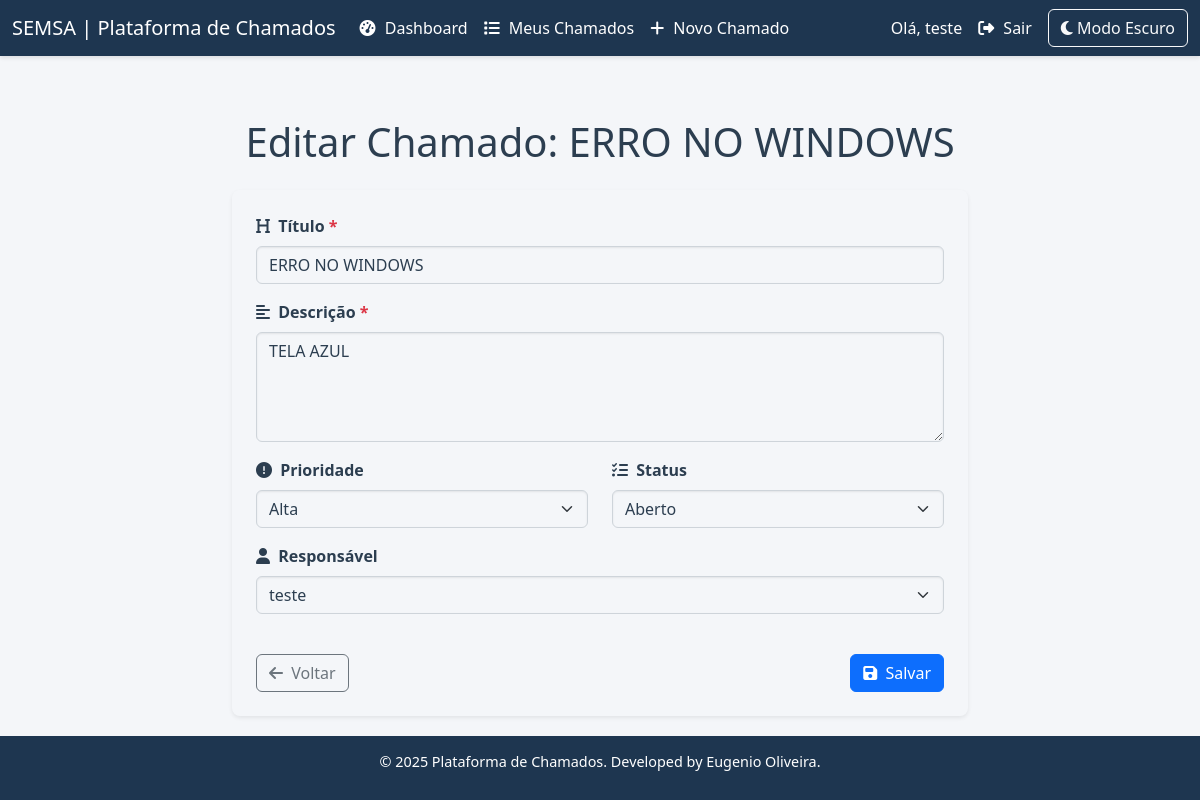
/editar/3/ (signed in), run on the app's committed database.
### tickets/models.py (models this page shows, shortened)
class Chamado(models.Model):
    PRIORIDADES = (
        ('BAIXA', 'Baixa'),
        ('MEDIA', 'Média'),
        ('ALTA', 'Alta'),
    )
    STATUS = (
        ('ABERTO', 'Aberto'),
        ('ANDAMENTO', 'Em Andamento'),
        ('CONCLUIDO', 'Concluído'),
    )
    titulo = models.CharField(max_length=100)
    descricao = models.TextField()
    prioridade = models.CharField(max_length=10, choices=PRIORIDADES, default='MEDIA')
    status = models.CharField(max_length=10, choices=STATUS, default='ABERTO')
    criado_em = models.DateTimeField(auto_now_add=True)
    usuario = models.ForeignKey(User, on_delete=models.CASCADE, related_name='chamados')
    responsavel = models.ForeignKey(User, on_delete=models.SET_NULL, null=True, blank=True, related_name='responsavel_chamados')

### tickets/views.py (the view)
# urls.py: path('editar/<int:id>/', views.editar_chamado, name='editar_chamado'),
@login_required
def editar_chamado(request, id):
    chamado = get_object_or_404(Chamado, Q(id=id) & (Q(usuario=request.user) | Q(responsavel=request.user)))
    status_antigo = chamado.status
    prioridade_antiga = chamado.prioridade
    responsavel_antigo = chamado.responsavel
    if request.method == 'POST':
        form = ChamadoForm(request.POST, instance=chamado)
        if form.is_valid():
            chamado = form.save(commit=False)
            chamado.usuario = chamado.usuario  # Mantém o criador original
            chamado.save()
            if status_antigo != chamado.status:
                Historico.objects.create(
                    chamado=chamado,
                    campo='status',
                    valor_antigo=status_antigo,
                    valor_novo=chamado.status,
                    alterado_por=request.user
                )
            if prioridade_antiga != chamado.prioridade:
                Historico.objects.create(
                    chamado=chamado,
                    campo='prioridade',
                    valor_antigo=prioridade_antiga,
                    valor_novo=chamado.prioridade,
                    alterado_por=request.user
                )
            if (responsavel_antigo.id if responsavel_antigo else None) != (chamado.responsavel.id if chamado.responsavel else None):
                Historico.objects.create(
                    chamado=chamado,
                    campo='responsavel',
                    valor_antigo=responsavel_antigo.username if responsavel_antigo else None,
                    valor_novo=chamado.responsavel.username if chamado.responsavel else None,
                    alterado_por=request.user
                )
            return redirect('detalhes_chamado', id=chamado.id)
        else:
            pass
    else:
        form = ChamadoForm(instance=chamado)
    usuarios = User.objects.all()
    return render(request, 'tickets/editar_chamado.html', {
        'form': form,
        'usuarios': usuarios,
        'chamado': chamado
    })

### tickets/forms.py
class ChamadoForm(forms.ModelForm):
    responsavel = forms.ModelChoiceField(
        queryset=User.objects.all(),
        required=False,
        empty_label="Nenhum"
    )
    class Meta:
        model = Chamado
        fields = ['titulo', 'descricao', 'prioridade', 'status', 'responsavel']

### tickets/templates/tickets/editar_chamado.html (shortened to what this page needs)
{% extends 'base.html' %}
{% load widget_tweaks %}
{% block content %}
<div class="container mt-5">
    <div class="row justify-content-center">
        <div class="col-md-8">
            <h1 class="mb-4 text-center">Editar Chamado: {{ chamado.titulo }}</h1>
            <form method="post" class="card p-4 shadow-sm border-0" style="background-color: var(--bg-secondary); color: var(--text-color);">
                <div class="row">
                    <div class="col-md-12 mb-3">
                        <label for="id_titulo" class="form-label fw-bold">
                            <i class="fas fa-heading me-1"></i> Título <span class="text-danger">*</span>
                        </label>
                        {{ form.titulo|add_class:"form-control"|attr:"placeholder:Título do chamado" }}
                    </div>
                    <div class="col-md-12 mb-3">
                        <label for="id_descricao" class="form-label fw-bold">
                            <i class="fas fa-align-left me-1"></i> Descrição <span class="text-danger">*</span>
                        </label>
                        {{ form.descricao|add_class:"form-control"|attr:"rows:4"|attr:"placeholder:Descreva o problema ou solicitação" }}
                    </div>
                    <div class="col-md-6 mb-3">
                        <label for="id_prioridade" class="form-label fw-bold">
                            <i class="fas fa-exclamation-circle me-1"></i> Prioridade
                        </label>
                        {{ form.prioridade|add_class:"form-select" }}
                    </div>
                    <div class="col-md-6 mb-3">
                        <label for="id_status" class="form-label fw-bold">
                            <i class="fas fa-tasks me-1"></i> Status
                        </label>
                        {{ form.status|add_class:"form-select" }}
                    </div>
                    <div class="col-md-12 mb-3">
                        <label for="id_responsavel" class="form-label fw-bold">
                            <i class="fas fa-user me-1"></i> Responsável
                        </label>
                        {{ form.responsavel|add_class:"form-select" }}
                    </div>
                </div>
                <div class="d-flex justify-content-between mt-4">
                    <a href="{% url 'detalhes_chamado' chamado.id %}" class="btn btn-outline-secondary">
                        <i class="fas fa-arrow-left me-1"></i> Voltar
                    </a>
                    <button type="submit" class="btn btn-primary">
                        <i class="fas fa-save me-1"></i> Salvar
                    </button>
                </div>
            </form>
        </div>
    </div>
</div>
{% endblock %}

### tickets/templates/base.html (shortened to what this page needs)
<!DOCTYPE html>
<html lang="pt-br" data-theme="light">
<head>
    <link href="https://cdn.jsdelivr.net/npm/bootstrap@5.3.3/dist/css/bootstrap.min.css" rel="stylesheet">
    <link rel="stylesheet" href="https://cdnjs.cloudflare.com/ajax/libs/font-awesome/6.5.1/css/all.min.css">
</head>
<body>
    <nav class="navbar navbar-expand-lg navbar-dark">
        <div class="container-fluid">
            <a class="navbar-brand" href="{% url 'dashboard' %}">SEMSA | Plataforma de Chamados</a>
            <div class="collapse navbar-collapse" id="navbarNav">
                <ul class="navbar-nav me-auto mb-2 mb-lg-0">
                    <li class="nav-item">
                        <a class="nav-link {% if request.path == '/dashboard/' %}active{% endif %}" href="{% url 'dashboard' %}">
                            <i class="fas fa-tachometer-alt"></i> <span>Dashboard</span>
                        </a>
                    </li>
                    <li class="nav-item">
                        <a class="nav-link {% if request.path == '/listar/' %}active{% endif %}" href="{% url 'listar_chamados' %}">
                            <i class="fas fa-list"></i> <span>Meus Chamados</span>
                        </a>
                    </li>
                    <li class="nav-item">
                        <a class="nav-link {% if request.path == '/novo/' %}active{% endif %}" href="{% url 'criar_chamado' %}">
                            <i class="fas fa-plus"></i> <span>Novo Chamado</span>
                        </a>
                    </li>
                </ul>
                <ul class="navbar-nav ms-auto align-items-center">
                    {% if user.is_authenticated %}
                    <li class="nav-item">
                        <span class="nav-link">Olá, {{ user.username }}</span>
                    </li>
                    <li class="nav-item">
                        <a class="nav-link" href="{% url 'logout' %}"><i class="fas fa-sign-out-alt"></i> <span>Sair</span></a>
                    </li>
                    {% else %}
                    <li class="nav-item">
                        <a class="nav-link" href="{% url 'login' %}"><i class="fas fa-sign-in-alt"></i> <span>Entrar</span></a>
                    </li>
                    {% endif %}
                    <li class="nav-item">
                        <button id="theme-toggle" class="btn btn-outline-light ms-2">
                            <i class="fas fa-moon"></i> <span class="d-none d-md-inline">Modo Escuro</span>
                        </button>
                    </li>
                </ul>
            </div>
        </div>
    </nav>
    <div class="main-content" id="main-content">
        {% block content %}{% endblock %}
    </div>
    <footer>
        <p>© 2025 Plataforma de Chamados. Developed by Eugenio Oliveira.</p>
    </footer>
</body>
</html>

### tickets/templates/base.html (style rules this page uses)
:root, [data-theme="light"] { --text-color: #2c3e50; --bg-primary: #1e3650; --bg-hover: #3498db; --text-hover: #ffffff; --content-bg: #f4f6f9; }
body { display: flex; flex-direction: column; min-height: 100vh; background-color: var(--content-bg); font-family: 'Segoe UI', Tahoma, Geneva, Verdana, sans-serif; color: var(--text-color); margin: 0; transition: background-color 0.3s, color 0.3s; }
.navbar { background-color: var(--bg-primary); position: fixed; top: 0; left: 0; width: 100%; z-index: 1030; box-shadow: 0 2px 4px rgba(0, 0, 0, 0.1); }
.navbar-brand, .navbar .nav-link { color: var(--text-hover) !important; }
.navbar .nav-link i { margin-right: 5px; }
.main-content { padding: 70px 20px 20px; width: 100%; }
footer { background-color: var(--bg-primary); color: var(--text-hover); padding: 15px 0; text-align: center; font-size: 0.9rem; }

### tickets/templates/tickets/editar_chamado.html (style rules this page uses)
.form-control, .form-select { border-radius: 0.375rem; box-shadow: inset 0 1px 2px rgba(0, 0, 0, 0.075); background-color: var(--content-bg); color: var(--text-color); border-color: #ced4da; }
.card { border-radius: 0.5rem; transition: background-color 0.3s, color 0.3s; }

### data on the page
Chamado: titulo "ERRO NO WINDOWS", descricao "TELA AZUL", prioridade "Alta", status "Aberto", responsavel "teste"

### other printed values
{{ user.username }} "teste"
